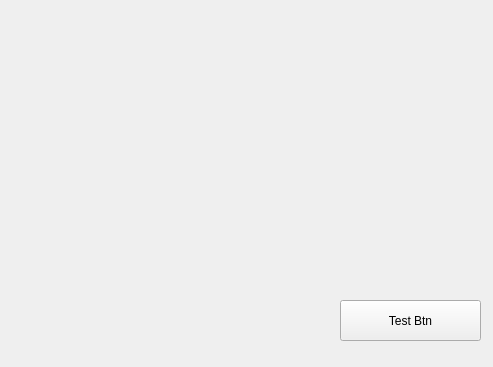
<?xml version="1.0" encoding="UTF-8"?>
<ui version="4.0">
 <class>MainWindow</class>
 <widget class="QMainWindow" name="MainWindow">
  <property name="geometry">
   <rect>
    <x>0</x>
    <y>0</y>
    <width>493</width>
    <height>367</height>
   </rect>
  </property>
  <property name="windowTitle">
   <string>MainWindow</string>
  </property>
  <widget class="QWidget" name="centralWidget">
   <widget class="QPushButton" name="pushButton">
    <property name="geometry">
     <rect>
      <x>340</x>
      <y>300</y>
      <width>141</width>
      <height>41</height>
     </rect>
    </property>
    <property name="text">
     <string>Test Btn</string>
    </property>
   </widget>
  </widget>
 </widget>
 <layoutdefault spacing="6" margin="11"/>
 <resources/>
 <connections/>
</ui>
